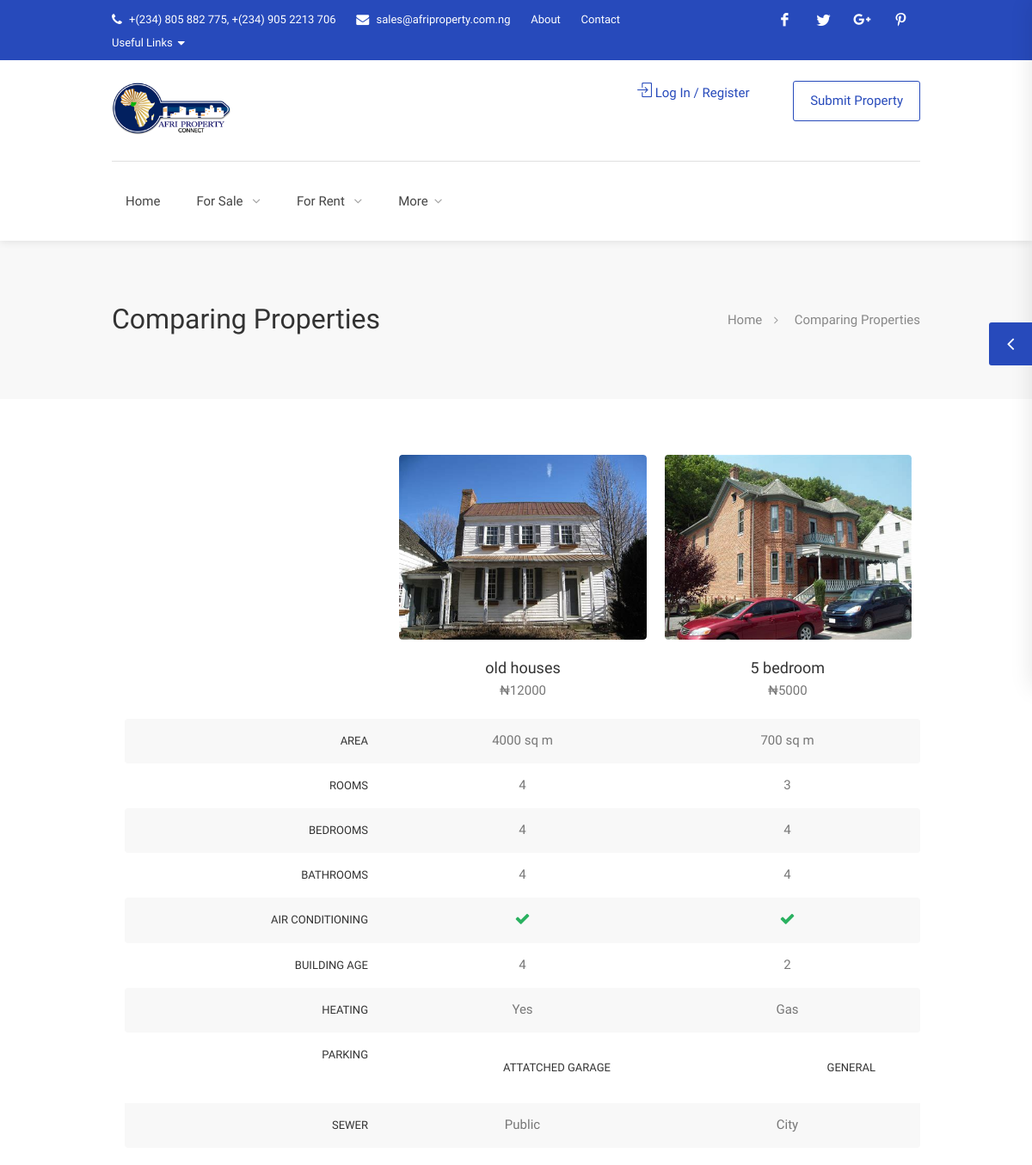
Before: /compare-properties.html with the older database file.
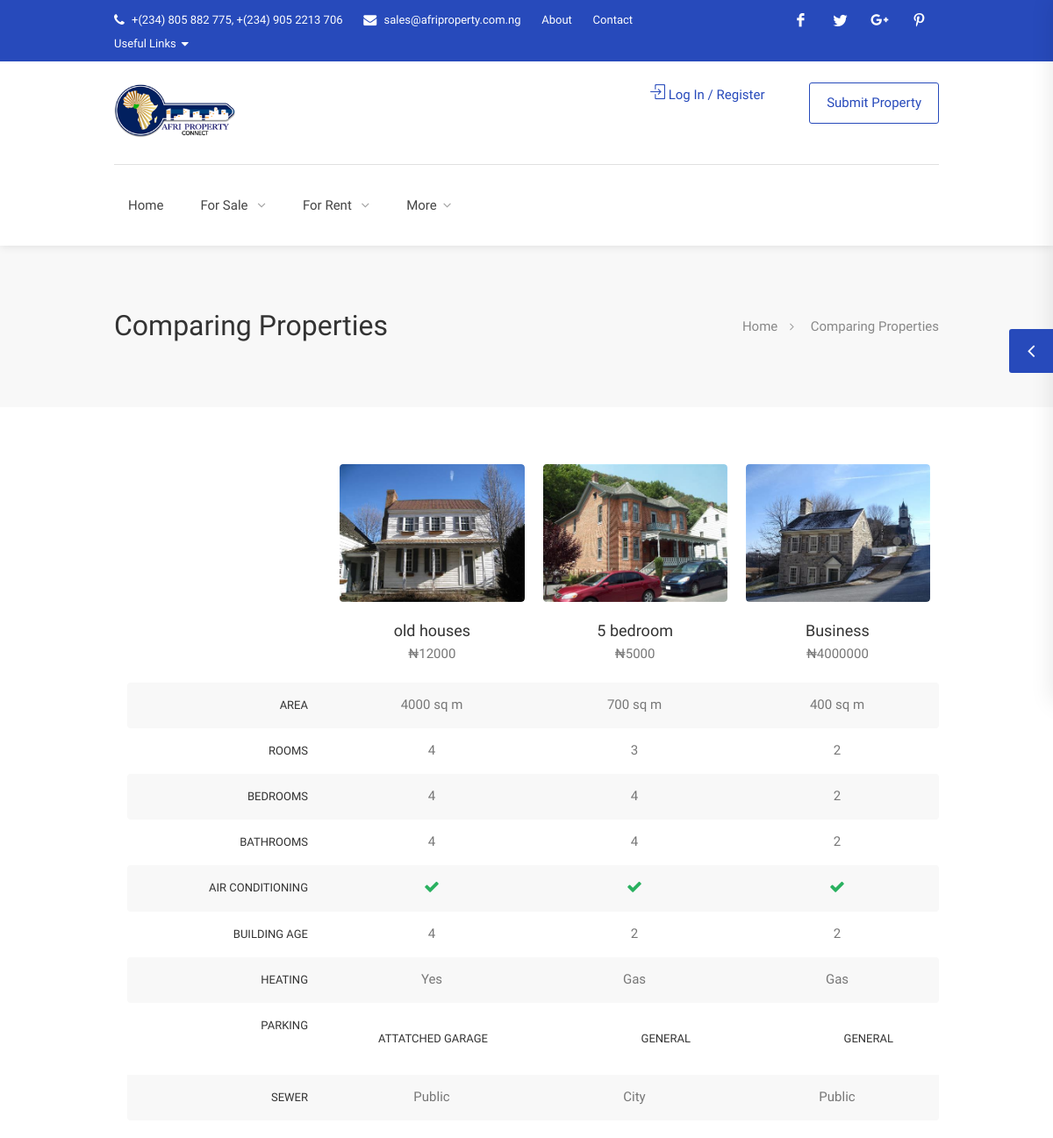
After: the same page with the newer database file.
### App/models.py (models this page shows)
class Comparison(models.Model):
    title=models.TextField(blank=True, null=True)
    answer = (
        ('Yes', 'Yes'),
        ('No', 'No'),
    )
    type= (
        ('Public', 'Public'),
        ('City', 'City'),
    )
    address=models.TextField(blank=True, null=True)
    date=models.DateTimeField(auto_now_add=True)
    category=models.TextField(blank=True, null=True)
    sale_type=models.TextField(blank=True, null=True)
    price=models.IntegerField(blank=True, null=True)
    price_per_unit = models.TextField(blank=True, null=True)
    image_1 = models.ImageField(blank=True, null=True)
    area = models.IntegerField(blank=True, null=True)
    rooms = models.IntegerField(blank=True, null=True)
    bedrooms = models.IntegerField(blank=True, null=True)
    bathrooms = models.IntegerField(blank=True, null=True)
    features = models.TextField(blank=True, null=True)
    building_age = models.IntegerField(blank=True, null=True)
    parking = models.TextField(blank=True, null=True)
    cooling = models.TextField(blank=True, null=True)
    heating = models.TextField(blank=True, null=True)
    sewer = models.CharField(max_length = 100, choices = type,blank=True, null=True)
    water = models.CharField(max_length = 100, choices = type,blank=True, null=True)
    exercise_room = models.CharField(max_length = 100, choices = answer,blank=True, null=True)
    storage_room = models.CharField(max_length = 100, choices = answer,blank=True, null=True)
    creator = models.ForeignKey(User, null=True,blank=True, on_delete=models.CASCADE)

### App/views.py (the view)
# urls.py: path("compare-properties.html", views.compare, name="compare"),
def compare(request):
    profile=''
    if request.user.is_authenticated:
        profile=UserProfile.objects.get(user=request.user)
    compare=Comparison.objects.all()
    context={"compare":compare,'profile':profile}
    if request.GET.get('clear')=="True":
        clear=Comparison.objects.filter(creator=request.user)
        clear.delete()
        return redirect("compare-properties.html")
    return render(request,"compare-properties.html",context)

### App/templates/compare-properties.html (shortened to what this page needs)
{% load static %}
<!DOCTYPE html>
<head>
 <link href="{% static 'css/style.css' %}" rel="stylesheet"/>
 <link href="{% static 'css/color.css' %}" rel="stylesheet"/>
</head>
<body>
 <div id="wrapper">
  <div class="compare-slide-menu">
   <div class="csm-trigger">
   </div>
  </div>
  <header id="header-container">
   <div id="top-bar">
    <div class="container">
     <div class="left-side">
      <ul class="top-bar-menu">
       <li>
        <i class="fa fa-phone">
        </i>
        +(234) 805 882 775, +(234) 905 2213 706
       </li>
       <li>
        <i class="fa fa-envelope">
        </i>
        <a href="#">
         sales@afriproperty.com.ng
        </a>
       </li>
       <li>
        <a href="#">
         About
        </a>
       </li>
       <li>
        <a href="{% url 'APP:contact'%}">
         Contact
        </a>
       </li>
       <li>
         <div class="top-bar-dropdown">
           <span>Useful Links</span>
         </div>
       </li>
      </ul>
     </div>
     <div class="right-side">
      <ul class="social-icons">
       <li>
        <a class="facebook" href="#">
        </a>
       </li>
       <li>
        <a class="twitter" href="#">
        </a>
       </li>
       <li>
        <a class="gplus" href="#">
        </a>
       </li>
       <li>
        <a class="pinterest" href="#">
        </a>
       </li>
      </ul>
     </div>
    </div>
   </div>
   <div id="header">
    <div class="container">
     <div class="left-side">
      <div id="logo">
       <a href="{% url 'APP:index' %}">
        <img alt="" src="{% static 'images/logo.png' %}"/>
       </a>
      </div>
      <nav class="style-1" id="navigation">
       <ul id="responsive">
        <li>
         <a href="{% url 'APP:index' %}">
          Home
         </a>
        </li>
        <li>
         <a onclick="showsale()">
          For Sale
         </a>
        </li>
        <li>
         <a onclick="showsale2()">
          For Rent
         </a>
        </li>
        <li><a href="#">More</a>
        </li>
       </ul>
      </nav>
      <div class="clearfix">
      </div>
     </div>
     <div class="right-side">
       {% if user.is_authenticated %}
       <a class="sign-in" onclick="window.location.href='{% url 'APP:logout' %}'">
        <i class="fa fa-user">
        </i>
        Logout
       </a>
       <div class="user-menu">
        <div class="user-name">
         <span>
           {% if profile.image %}
           <img alt="" src="{{profile.image.url}}"/>
           {% else %}
          <img alt="" src="{% static 'images/agent-03.jpg' %}"/>
          {% endif %}
         </span>
         Hi, {{user}}!
        </div>
        <ul>
         <li>
          <a href="{% url 'APP:profile' %}">
           <i class="sl sl-icon-user">
           </i>
           My Profile
          </a>
         </li>
         <li>
          <a href="{% url 'APP:bookmarks' %}">
           <i class="sl sl-icon-star">
           </i>
           Bookmarks
          </a>
         </li>
         <li>
          <a href="{% url 'APP:properties' %}">
           <i class="sl sl-icon-docs">
           </i>
           My Properties
          </a>
         </li>
         <li>
          <a href="{% url 'APP:logout' %}">
           <i class="sl sl-icon-power">
           </i>
           Log Out
          </a>
         </li>
        </ul>
       </div>
       {% else %}
      <a class="sign-in" href="{% url 'APP:login_register' %}">
       <i class="fa fa-user">
       </i>
       Log In / Register
      </a>
      {% endif %}
      <div class="header-widget">
       <a class="button border" href="{% url 'APP:submit_property' %}">
        Submit Property
       </a>
      </div>
     </div>
    </div>
   </div>
  </header>
  <div id="titlebar">
   <div class="container">
    <div class="row">
     <div class="col-md-12">
      <h2>
       Comparing Properties
      </h2>
      <nav id="breadcrumbs">
       <ul>
        <li>
         <a href="#">
          Home
         </a>
        </li>
        <li>
         Comparing Properties
        </li>
       </ul>
      </nav>
     </div>
    </div>
   </div>
  </div>
  <div class="container">
   <div class="row">
    <div class="col-md-12">
     <div class="compare-list-container">
      <ul id="compare-list">
       <li class="compare-list-properties">
        <div class="blank-div">
        </div>
        {% for item in compare %}
        <div>
         <a href="#">
          <div class="clp-img">
           <img alt="" src="{{item.image_1.url}}"/>
          </div>
          <div class="clp-title">
           <h4>
            {{item.title}}
           </h4>
           <span>
            ₦{{item.price}}
           </span>
          </div>
         </a>
        </div>
        {% endfor %}
       </li>
       <li>
         <div>
           Area
         </diV>
         {% for area in compare %}
        <div>
        {{area.area}} sq m
        </div>
        {% endfor %}
       </li>
       <li>
         <div>
         Rooms
       </div>
         {% for room in compare %}
        <div>
         {{room.rooms}}
        </div>
        {% endfor %}
       </li>
       <li>
         <div>
           Bedrooms
         </div>
         {% for bedroom in compare %}
        <div>
         {{bedroom.bedrooms}}
        </div>
        {% endfor %}
       </li>
       <li>
        <div>
         Bathrooms
        </div>
        {% for bath in compare %}
        <div>
         {{bath.bathrooms}}
        </div>
        {% endfor %}
       </li>
       <li>
        <div>
         Air Conditioning
        </div>
        {% for cool in compare %}
        <div>
          {% if cool.cooling %}
         <span class="available">
         </span>
         {% else %}
         <span class="not-available">
         </span>
         {% endif %}
        </div>
        {% endfor %}
       </li>
       <li>
        <div>
         Building Age
        </div>
        {% for age in compare %}
        <div>
         {{age.building_age}}
        </div>
        {% endfor %}
       </li>
       <li>
        <div>
         Heating
        </div>
        {% for heat in compare %}
        <div>
          {% if heat.heating %}
         {{heat.heating}}
         {% else %}
         <span class="not-available">
         </span>
         {% endif %}
        </div>
        {% endfor %}
       </li>
       <li>
        <div>
         Parking
        </div>
        {% for park in compare %}
        <div>
          {% if park.parking %}
          <div>
           {{park.parking}}
          </div>
         {% else %}
         <span class="not-available">
         </span>
         {% endif %}
        </div>
        {% endfor %}
       </li>
       <li>
         <div>
          Sewer
         </div>
         {% for item in compare %}
        <div>
         {{item.sewer}}
        </div>
        {% endfor %}
       </li>
      </ul>
     </div>
    </div>
   </div>
  </div>
<div class="sticky-footer" id="footer">
 <div class="container">
   <div class="row">
    <div class="col-md-5 col-sm-6">
     <img alt="" class="footer-logo" src="{% static 'images/logo.png' %}"/>
     <br/>
     <br/>
     <p>
     </p>
    </div>
    <div class="col-md-4 col-sm-6">
     <h4>
     </h4>
     <ul class="footer-links">
      <li>
       <a href="{% url 'APP:login_register' %}">
       </a>
      </li>
      <li>
       <a href="{% url 'APP:login_register' %}">
       </a>
      </li>
      <li>
       <a href="{% url 'APP:submit_property' %}">
       </a>
      </li>
     </ul>
     <ul class="footer-links">
      <li>
       <a href="{% url 'APP:blog-list' %}">
       </a>
      </li>
      <li>
       <a href="{% url 'APP:agencies-list' %}">
       </a>
      </li>
      <li>
       <a href="{% url 'APP:contact' %}">
       </a>
      </li>
     </ul>
    </div>
    <div class="col-md-3 col-sm-12">
     <h4>
     </h4>
     <div class="text-widget">
      <span>
      </span>
      <br/>
      <span>
      </span>
      <br/>
      <span>
       <a href="#">
       </a>
      </span>
      <br/>
     </div>
     <ul class="social-icons margin-top-20">
      <li>
       <a class="facebook" href="#">
       </a>
      </li>
      <li>
       <a class="twitter" href="#">
       </a>
      </li>
      <li>
       <a class="gplus" href="#">
       </a>
      </li>
      <li>
       <a class="vimeo" href="#">
       </a>
      </li>
     </ul>
    </div>
   </div>
  <div class="row">
   <div class="col-md-12">
    <div class="copyrights">
     <a href=" https://24hubs.com">powered by 24 Hubs©</a> 2020 Afriproperty. All Rights Reserved.
    </div>
   </div>
  </div>
 </div>
</div>
</div>
</body>

### App/static/css/color.css (style rules this page uses)
.csm-trigger, .csm-content h4, #backtotop a, #top-bar { background-color: #274abb }
.user-menu ul li a:hover, .user-menu.active .user-name:after, .user-menu:hover .user-name:after, .user-menu.active .user-name, .user-menu:hover .user-name, table.manage-table td.action a:hover, table.manage-table .title-container .title h4 a:hover, .my-account-nav li a.current, .my-account-nav li a:hover, #footer .social-icons li a:hover i, #navigation.style-1 .current, #posts-nav li a:hover, #top-bar .social-icons li a:hover i, .agent .social-icons li a:hover i, .agent-contact-details li a:hover, .agent-page .agent-name h4, .footer-links li a:hover, .header-style-2 .header-widget li i, .header-widget .sign-in:hover, .home-slider-desc .read-more i, .info-box, .info-box h4, .listing-title h4 a:hover, .map-box h4 a:hover, .plan-price .value, .plan.featured .listing-badges .featured, .post-content a.read-more, .post-content h3 a:hover, .post-meta li a:hover, .property-pricing, .style-2 .trigger a:hover, .style-2 .trigger.active a, .style-2 .ui-accordion .ui-accordion-header-active, .style-2 .ui-accordion .ui-accordion-header-active:hover, .style-2 .ui-accordion .ui-accordion-header:hover, .tabs-nav li a:hover, .tabs-nav li.active a, .testimonial-author h4, .widget-button:hover, .widget-text h5 a:hover, a, a.button.border, a.button.border.white:hover { color: #274abb }
.chosen-container .chosen-results li.highlighted, .chosen-container-multi .chosen-choices li.search-choice, .select-options li:hover, a.button, a.button.border:hover, button.button, input[type=button], input[type=submit] { background-color: #274abb }
a.button.border { border: 1px solid #274abb }

Changed rows visible on the page:
added Comparison: image_1 (picture), title "Business", price "4000000", area "400", rooms "2", bedrooms "2", bathrooms "2", cooling "Yes" (drawn), building_age "2", heating "Gas", parking "GENERAL", sewer "Public"
